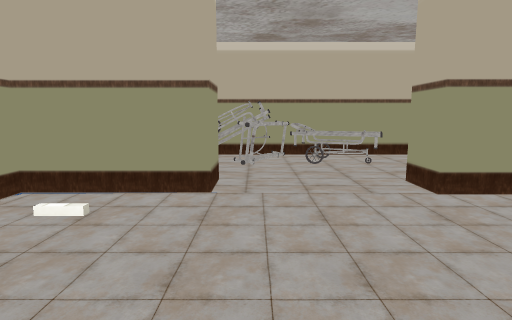
View 1 (above)

18 first-person views from a walk through a 3-D level made in the Unity game engine. The camera is 1.2 m above the floor, tilts 8° down and sees 80° across. Doors are open. The floor is counted in squares, 1 m on a side. Each view is taken from the middle of a square. On the plan, view 1 faces up. The plan holds only what a view shows up to about 13 squares ahead; the rest is blank. The place goes on beyond the plan. The player is left out. Some surface patterns are stand-ins.

View 2
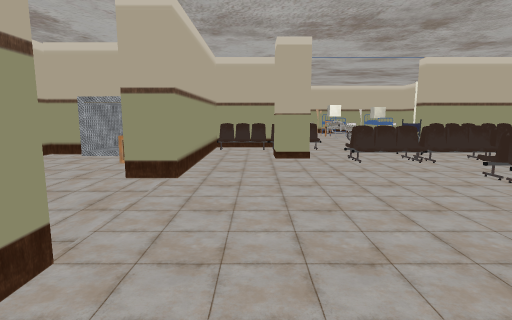

View 3
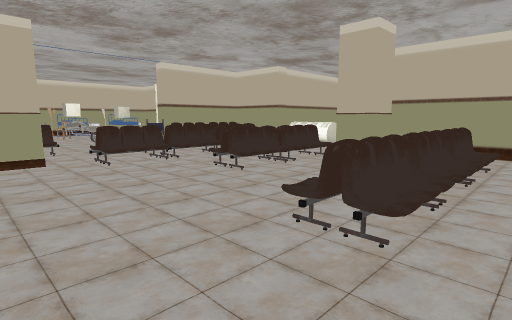

View 4
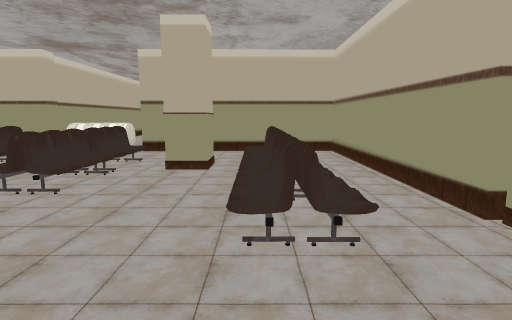

View 5
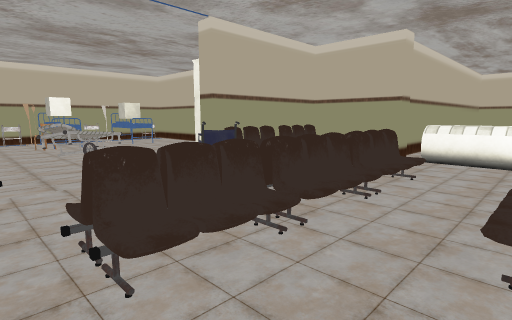

View 6
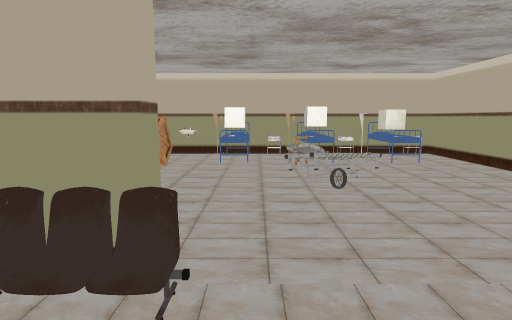

View 7
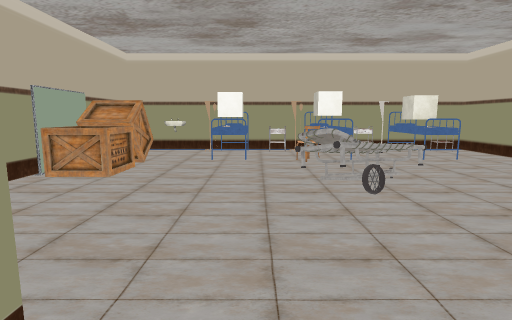

View 8
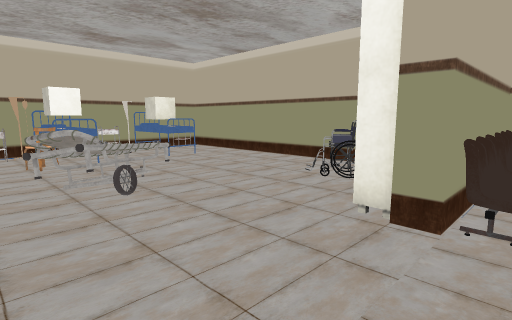

View 9
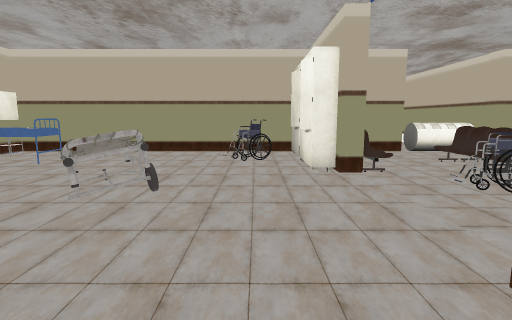

View 10
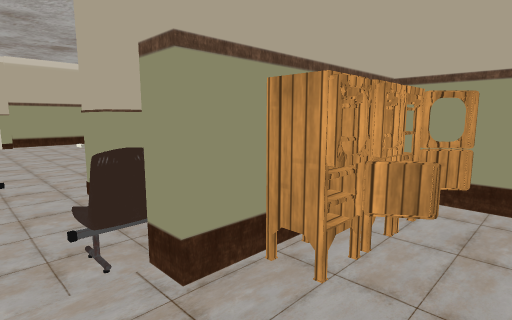

View 11
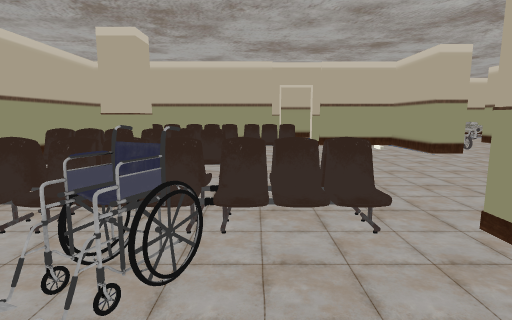

View 12
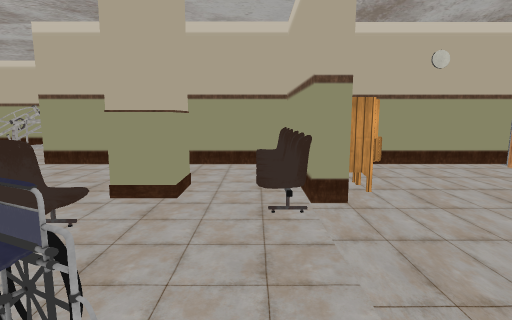

View 13
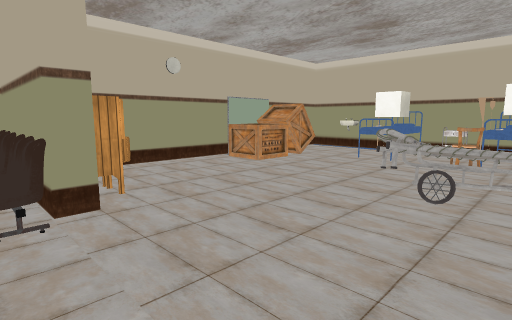

View 14
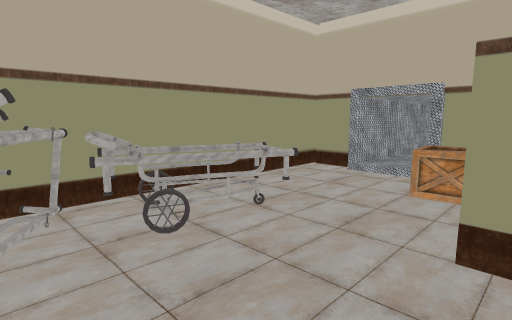

View 15
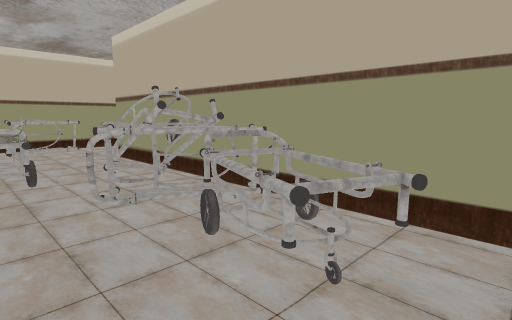

View 16
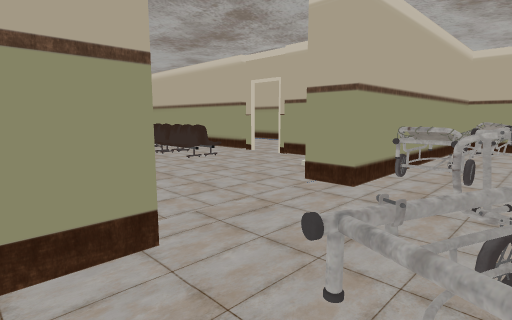

View 17
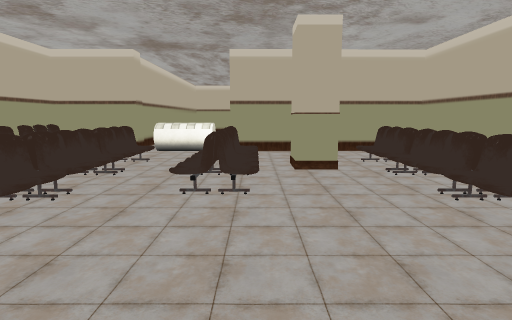

View 18
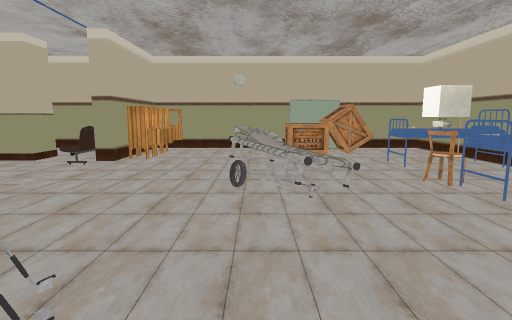

### Floor plan
Key: @ floor where view 1 was taken; # wall or solid block; . floor; / step, stairs or slope; D open door; B box; C chair; P pillar; Y cylinder; T trolley; E bed; U cube; O other object.
Columns run from 6 left of view 1 to 19 right of it. Each row starts with its distance up from view 1.
 10     ####### ##
  9  ####OOOO....#
  8  ....OOOOO...#   ##
  7  .OOO.O..O...#
  6 ##OOO......BB#
  5  #####...#################
  4   #............#O...BBBB.#
  3   #............CO...BBBB.#
  2   #.........PP.#O........#
  1   D............C.......UUO
  0  .D./C@....C/..........EU#
 -1  .#.//.....//......OO....T
 -2   #./C../C.COO.....OO.CEUO
 -3   #./C../C.//.......O..EU#
 -4   #.//PP/C.//..#O.......T
 -5   #./C.P/C.C/..COO.....EU#
 -6   #............COO.....EU#
 -7   #............#O........O
 -8   ########YY##############
 -9          #  #
-10          #  #

Positions as (right, up) in squares from view 1, and headings:
1: (0, 0), facing up
2: (-3, 3), facing right
3: (-3, 3), facing down-right
4: (-1, 3), facing down
5: (3, 1), facing down-right
6: (6, 0), facing right
7: (8, 0), facing right
8: (8, 0), facing down-right
9: (11, 3), facing down
10: (11, 0), facing up-left
11: (9, -1), facing left
12: (8, -3), facing up
13: (8, -3), facing up-right
14: (0, 5), facing up-right
15: (4, 6), facing up-left
16: (4, 8), facing down-left
17: (2, 3), facing down
18: (13, -7), facing up
